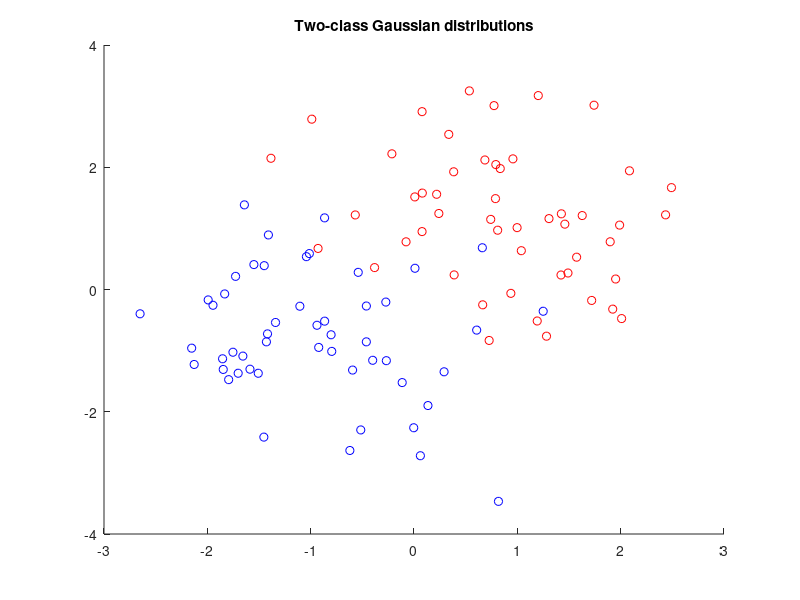

Source code (MATLAB):
% Displaying two Gaussians on 2D space

% Create random points according to two gaussians
X1 = randn(50, 2) + 1;
X2 = randn(51, 2) - 1;

% Create point labels
Y1 = ones(50, 1);
Y2 = -ones(51, 1);

% Display plot
figure;
hold on;
plot(X1(:,1), X1(:,2), 'ro');
plot(X2(:,1), X2(:,2), 'bo');
title('Two-class Gaussian distributions');
hold off;